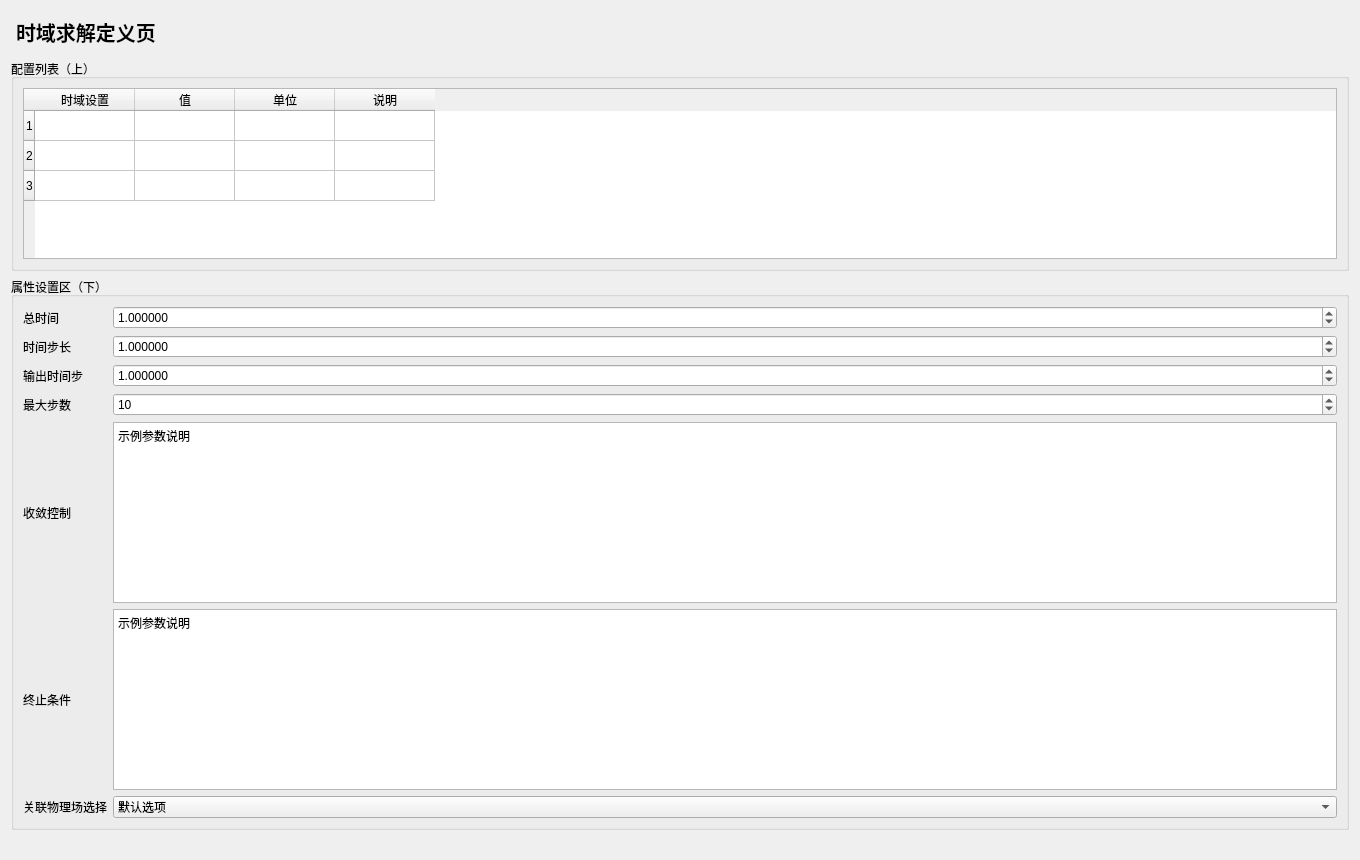
<?xml version="1.0" encoding="UTF-8"?>
<ui version="4.0">
 <class>SolverTimeDefinitionPage</class>
 <widget class="QWidget" name="SolverTimeDefinitionPage">
  <property name="geometry"><rect><x>0</x><y>0</y><width>1360</width><height>860</height></rect></property>
  <layout class="QVBoxLayout" name="rootLayout">
   <item><widget class="QLabel" name="titleLabel"><property name="styleSheet"><string notr="true">font-size:20px;font-weight:700;padding:6px 0;</string></property><property name="text"><string>时域求解定义页</string></property></widget></item>
   <item>
    <widget class="QGroupBox" name="listGroup"><property name="title"><string>配置列表（上）</string></property>
     <layout class="QVBoxLayout" name="listLayout">
      <item><widget class="QTableWidget" name="configTable"><property name="rowCount"><number>3</number></property><property name="columnCount"><number>4</number></property>
          <column><property name="text"><string>时域设置</string></property></column>
          <column><property name="text"><string>值</string></property></column>
          <column><property name="text"><string>单位</string></property></column>
          <column><property name="text"><string>说明</string></property></column>
      </widget></item>
     </layout>
    </widget>
   </item>
   <item>
    <widget class="QGroupBox" name="propertyGroup"><property name="title"><string>属性设置区（下）</string></property>
     <layout class="QGridLayout" name="propertyLayout">
            <item row="0" column="0"><widget class="QLabel" name="f1Label"><property name="text"><string>总时间</string></property></widget></item>
            <item row="0" column="1"><widget class="QDoubleSpinBox" name="f1Double1"><property name="decimals"><number>6</number></property><property name="maximum"><double>1000000000.000000</double></property><property name="value"><double>1.000000</double></property></widget></item>
            <item row="1" column="0"><widget class="QLabel" name="f2Label"><property name="text"><string>时间步长</string></property></widget></item>
            <item row="1" column="1"><widget class="QDoubleSpinBox" name="f2Double2"><property name="decimals"><number>6</number></property><property name="maximum"><double>1000000000.000000</double></property><property name="value"><double>1.000000</double></property></widget></item>
            <item row="2" column="0"><widget class="QLabel" name="f3Label"><property name="text"><string>输出时间步</string></property></widget></item>
            <item row="2" column="1"><widget class="QDoubleSpinBox" name="f3Double3"><property name="decimals"><number>6</number></property><property name="maximum"><double>1000000000.000000</double></property><property name="value"><double>1.000000</double></property></widget></item>
            <item row="3" column="0"><widget class="QLabel" name="f4Label"><property name="text"><string>最大步数</string></property></widget></item>
            <item row="3" column="1"><widget class="QSpinBox" name="f4Spin4"><property name="maximum"><number>1000000</number></property><property name="value"><number>10</number></property></widget></item>
            <item row="4" column="0"><widget class="QLabel" name="f5Label"><property name="text"><string>收敛控制</string></property></widget></item>
            <item row="4" column="1"><widget class="QPlainTextEdit" name="f5Text5"><property name="plainText"><string>示例参数说明</string></property><property name="maximumHeight"><number>70</number></property></widget></item>
            <item row="5" column="0"><widget class="QLabel" name="f6Label"><property name="text"><string>终止条件</string></property></widget></item>
            <item row="5" column="1"><widget class="QPlainTextEdit" name="f6Text6"><property name="plainText"><string>示例参数说明</string></property><property name="maximumHeight"><number>70</number></property></widget></item>
            <item row="6" column="0"><widget class="QLabel" name="f7Label"><property name="text"><string>关联物理场选择</string></property></widget></item>
            <item row="6" column="1"><widget class="QComboBox" name="f7Combo7">
                  <item><property name="text"><string>默认选项</string></property></item>
                  <item><property name="text"><string>方案 A</string></property></item>
                  <item><property name="text"><string>方案 B</string></property></item>
                 </widget></item>
     </layout>
    </widget>
   </item>
   <item>
    <spacer name="verticalSpacer">
     <property name="orientation"><enum>Qt::Vertical</enum></property>
     <property name="sizeHint" stdset="0"><size><width>20</width><height>40</height></size></property>
    </spacer>
   </item>
  </layout>
 </widget>
 <resources/>
 <connections/>
</ui>
